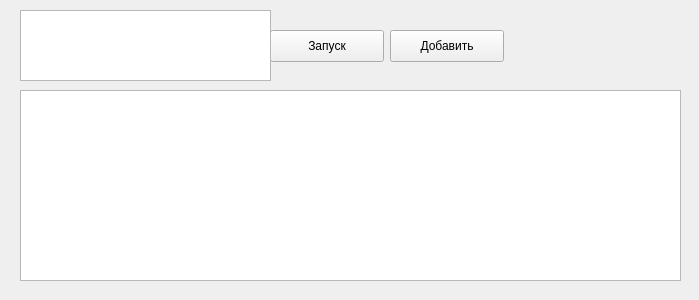
<?xml version="1.0" encoding="UTF-8"?>
<ui version="4.0">
 <class>Form</class>
 <widget class="QWidget" name="Form">
  <property name="geometry">
   <rect>
    <x>0</x>
    <y>0</y>
    <width>699</width>
    <height>300</height>
   </rect>
  </property>
  <property name="windowTitle">
   <string>Добавление элементов</string>
  </property>
  <widget class="QPushButton" name="pushButton">
   <property name="geometry">
    <rect>
     <x>270</x>
     <y>30</y>
     <width>114</width>
     <height>32</height>
    </rect>
   </property>
   <property name="text">
    <string>Запуск</string>
   </property>
  </widget>
  <widget class="QTextEdit" name="textEdit">
   <property name="geometry">
    <rect>
     <x>20</x>
     <y>10</y>
     <width>251</width>
     <height>71</height>
    </rect>
   </property>
  </widget>
  <widget class="QTableWidget" name="tableWidget">
   <property name="geometry">
    <rect>
     <x>20</x>
     <y>90</y>
     <width>661</width>
     <height>191</height>
    </rect>
   </property>
  </widget>
  <widget class="QPushButton" name="addButton">
   <property name="geometry">
    <rect>
     <x>390</x>
     <y>30</y>
     <width>114</width>
     <height>32</height>
    </rect>
   </property>
   <property name="text">
    <string>Добавить</string>
   </property>
  </widget>
 </widget>
 <resources/>
 <connections/>
</ui>
